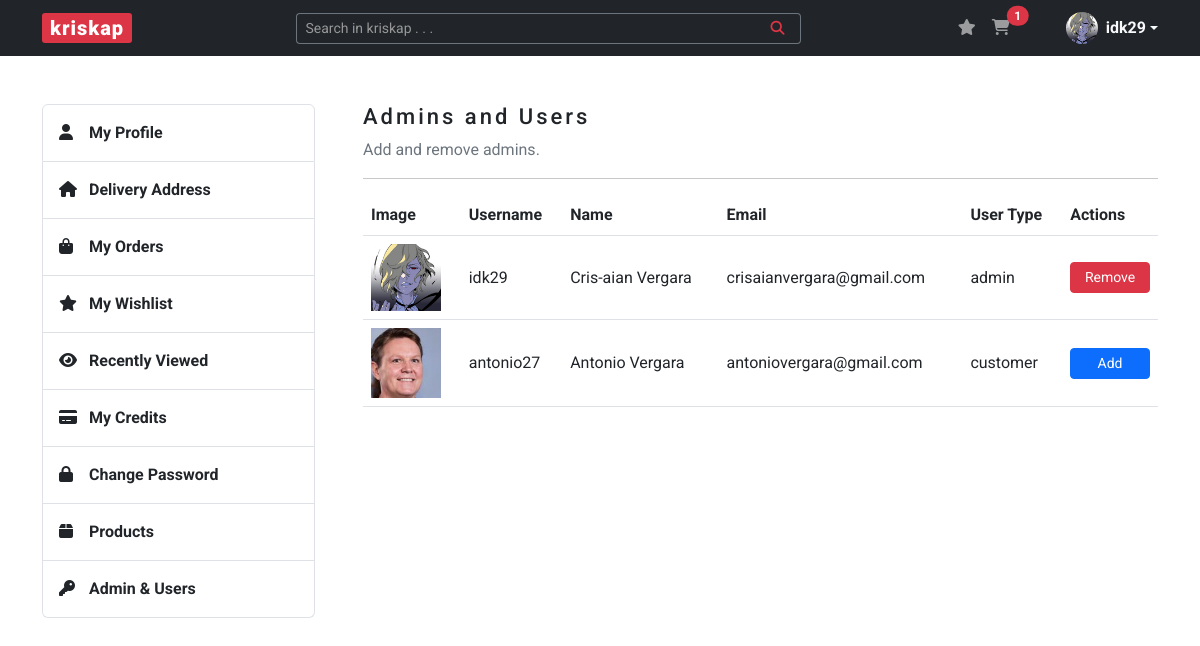
Page /admin (signed in) on the earlier database version.
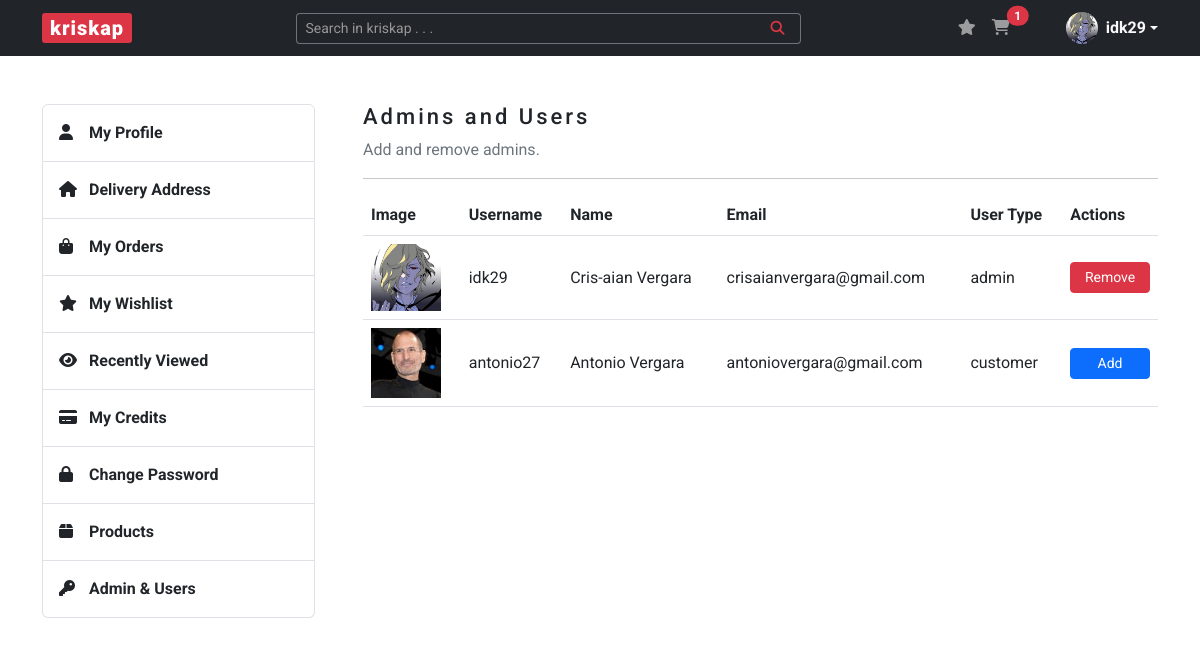
Same page on the later database version.
### kriskap/models.py (models this page shows)
class User(db.Model, UserMixin):
    __tablename__ = "users"
    id = db.Column(db.Integer, primary_key=True)
    user_type = db.Column(db.String(20), nullable=False)
    username = db.Column(db.String(20), unique=True, nullable=False)
    name = db.Column(db.String(100), nullable=False)
    email = db.Column(db.String(100), unique=True, nullable=False)
    image_file = db.Column(db.String(250), nullable=False, default="default.png")
    password = db.Column(db.String(100), nullable=False)
    carts = relationship("Cart", back_populates="buyer")
    wishlists = relationship("Wishlist", back_populates="wisher")
    addresses = relationship("Address", back_populates="buyer")

### kriskap/admins/routes.py (the view)
@admins.route("/admin")
@login_required
@admin_only
def admin():
    users = User.query.all()
    return render_template("admin.html", title="Admin", users=users)

### kriskap/models.py (called while the page is built)
@login_manager.user_loader
def load_user(user_id):
    return User.query.get(int(user_id))

### kriskap/users/utils.py (called while the page is built)
def admin_only(f):
    @wraps(f)
    def decorated_function(*args, **kwargs):
        if current_user.user_type != "admin":
            return abort(403)
        return f(*args, **kwargs)
    return decorated_function

### kriskap/templates/admin.html (shortened to what this page needs)
{% extends "base.html" %}
{% block content %}
    <section id="section-admin" class="content-section mb-5">
        <div class="row justify-content-between">
            {% include "aside.html" %}
            <div class="col-lg-9 ps-lg-5">
                <h3>Admins and Users</h3>
                <p class="text-secondary">Add and remove admins.</p>
                <hr>
                <table class="table">
                    <thead>
                      <tr>
                        <th scope="col">Image</th>
                        <th scope="col">Username</th>
                        <th scope="col">Name</th>
                        <th scope="col">Email</th>
                        <th scope="col">User Type</th>
                        <th scope="col">Actions</th>
                      </tr>
                    </thead>
                    <tbody>
                    {% for user in users %}
                        <tr class="align-middle">
                            <td><img width="70px" src="{{ url_for('static', filename='img/profile_pics/' + user.image_file) }}" alt="Image Preview" class="image_view"></td>
                            <td>{{ user.username }}</td>
                            <td>{{ user.name }}</td>
                            <td>{{ user.email }}</td>
                            <td>{{ user.user_type }}</td>
                            <td>
                                {% if user.user_type != "admin" %}
                                    <a href="{{ url_for('admins.add_admin', user_id = user.id) }}" class="btn btn-primary btn-sm w-100">Add</a>
                                {% else %}
                                    <a href="#removeModal{{ user.id }}" class="btn btn-danger btn-sm w-100" data-bs-toggle="modal">Remove</a>
                                {% endif %}
                            </td>
                        </tr>
                    {% endfor %}
                    </tbody>
                </table>
            </div>
        </div>
    </section>
{% endblock %}

Differences in the rows shown:
changed User "antonio27": image_file: a different picture
